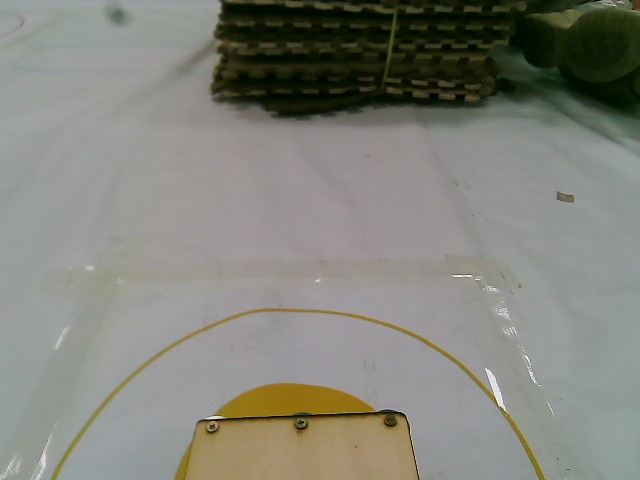
#> input picture assets/ch3_yellow_servo0_reference.jpg, 640 x 480 px
$ python review_task_boards.py ../assets --output out
#> lines starting #> are read from the running program, lines starting #| are printed output that depends on the picture; after the words box and inside, x2 and y2 are one past the last pixel; in counts of white or black regions, pixels touching at a corner belong together
#> in main, frame is the input picture: shape (480, 640, 3); mean B, G, R 122.8, 131.3, 130.6
### code/components/task_board_reader.py
#!/usr/bin/env python3
"""RoboCup task-board reader: OpenCV rectification + lightweight Chinese OCR.

Designed for Cooper3516833584/car_for_robocup.  The module deliberately owns
only camera/image perception.  It does not command the drive base and does not
know mission strategy.

Production intent:
- The car turns to face the board after the referee starts the round.
- A short burst of frames is passed to TaskBoardReader.
- Only a validated {red, blue, green} result whose sum is 4 is accepted.
- A failed read is an explicit failure; never silently default to 2/1/1.

The OCR dependency is imported lazily so the rest of the repository and unit
tests remain importable on machines without RapidOCR/ONNX Runtime.
"""

from __future__ import annotations

from collections import defaultdict
from dataclasses import dataclass
from itertools import islice
from pathlib import Path
import json
import math
import re
import sys
import unicodedata
from typing import Iterable, Protocol, Sequence

import numpy as np

try:
    import cv2  # type: ignore
except ImportError:  # pragma: no cover - exercised on minimal dev machines
    cv2 = None  # type: ignore


ColorName = str
Quad = tuple[
    tuple[float, float],
    tuple[float, float],
    tuple[float, float],
    tuple[float, float],
]


@dataclass(frozen=True, slots=True)
class OCRToken:
    text: str
    score: float = 1.0
    box: Quad | None = None

    # [18 lines left out: functions y_center, x_center, height, not called in this run]


@dataclass(frozen=True, slots=True)
class TaskCounts:
    red: int
    blue: int
    green: int

    # [6 lines left out: function __post_init__, not called in this run]

    @property
    def total(self) -> int:
        return self.red + self.blue + self.green

    @property
    def key(self) -> tuple[int, int, int]:
        return self.red, self.blue, self.green

    def as_dict(self) -> dict[str, int]:
        return {"red": self.red, "blue": self.blue, "green": self.green}


@dataclass(frozen=True, slots=True)
class ParsedTask:
    counts: TaskCounts | None
    confidence: float
    inferred_colors: tuple[ColorName, ...] = ()
    lines: tuple[str, ...] = ()
    reason: str | None = None

    @property
    def valid(self) -> bool:
        return self.counts is not None


@dataclass(frozen=True, slots=True)
class TaskBoardResult:
    counts: TaskCounts | None
    confidence: float
    raw_lines: tuple[str, ...] = ()
    inferred_colors: tuple[ColorName, ...] = ()
    board_quad: Quad | None = None
    source: str = "none"
    reason: str | None = None
    votes: int = 1

    @property
    def valid(self) -> bool:
        return self.counts is not None

    @property
    def task(self) -> dict[str, int] | None:
        return None if self.counts is None else self.counts.as_dict()

    # [12 lines left out: function to_json_dict, not called in this run]


@dataclass(frozen=True, slots=True)
class TaskBoardConfig:
    canonical_width_px: int = 1200
    canonical_height_px: int = 520
    minimum_quad_area_ratio: float = 0.035
    maximum_quad_area_ratio: float = 0.92
    minimum_aspect_ratio: float = 1.30
    maximum_aspect_ratio: float = 3.80
    minimum_rectangularity: float = 0.68
    minimum_board_brightness: float = 120.0
    minimum_ocr_score: float = 0.45
    allow_missing_color_inference: bool = True
    full_frame_fallback: bool = True
    enhanced_ocr_retry: bool = True
    required_consensus_votes: int = 3
    maximum_frames: int = 3
    debug_directory: Path | None = None

    def __post_init__(self) -> None:
        if self.canonical_width_px < 200 or self.canonical_height_px < 120:
            raise ValueError("canonical task-board image is too small")
        if not 0.0 < self.minimum_quad_area_ratio < self.maximum_quad_area_ratio <= 1.0:
            raise ValueError("invalid task-board area ratios")
        if not 1.0 < self.minimum_aspect_ratio < self.maximum_aspect_ratio:
            raise ValueError("invalid board aspect-ratio range")
        if not 0.0 <= self.minimum_rectangularity <= 1.0:
            raise ValueError("minimum_rectangularity must be in [0, 1]")
        if not 0.0 <= self.minimum_ocr_score <= 1.0:
            raise ValueError("minimum_ocr_score must be in [0, 1]")
        if self.required_consensus_votes <= 0 or self.maximum_frames <= 0:
            raise ValueError("consensus frame limits must be positive")
        if self.required_consensus_votes > self.maximum_frames:
            raise ValueError("required votes cannot exceed maximum frames")


class OCRBackend(Protocol):
    def recognize(self, image: np.ndarray) -> Sequence[OCRToken]: ...


class RapidOCRBackend:
    """Small adapter around RapidOCR's current RapidOCROutput API.

    Current RapidOCR exposes result.txts/result.scores/result.boxes.  The
    defensive legacy branch makes the component tolerant of older tuple-style
    returns encountered on pre-existing robot images.
    """

    def __init__(self) -> None:
        self._engine = None

    def _load(self):
        if self._engine is None:
            try:
                from rapidocr import RapidOCR  # type: ignore
            except ImportError as exc:  # pragma: no cover - hardware setup path
                raise RuntimeError(
                    "RapidOCR is not installed. Install requirements-task-board.txt"
                ) from exc
            self._engine = RapidOCR()
        return self._engine

    def recognize(self, image: np.ndarray) -> Sequence[OCRToken]:
        engine = self._load()
        result = engine(image, use_cls=False)
        if result is None:
            return ()

        if hasattr(result, "txts"):
            texts = getattr(result, "txts", None)
            texts = () if texts is None else texts
            scores = getattr(result, "scores", None)
            scores = () if scores is None else scores
            boxes = getattr(result, "boxes", None)
            tokens: list[OCRToken] = []
            for index, text in enumerate(texts):
                score = float(scores[index]) if index < len(scores) else 1.0
                box = _coerce_quad(boxes[index]) if boxes is not None and index < len(boxes) else None
                tokens.append(OCRToken(str(text), score, box))
            return tokens

        # Older RapidOCR releases returned (result, elapsed).  Each result item
        # commonly looked like [box, text, score].
        payload = result[0] if isinstance(result, tuple) and result else result
        tokens = []
        if isinstance(payload, (list, tuple)):
            for item in payload:
                if not isinstance(item, (list, tuple)) or len(item) < 2:
                    continue
                box = _coerce_quad(item[0])
                text = str(item[1])
                score = float(item[2]) if len(item) >= 3 else 1.0
                tokens.append(OCRToken(text, score, box))
        return tokens


def _require_opencv() -> None:
    if cv2 is None:
        raise RuntimeError("OpenCV (cv2) is required for task-board image processing")


# [53 lines left out: functions _coerce_quad, order_quad, warp_task_board, _quad_metrics, not called in this run]


def find_task_board_quad(image: np.ndarray, config: TaskBoardConfig = TaskBoardConfig()) -> np.ndarray | None:
    """Locate a likely white landscape KT-board quadrilateral.

    This intentionally does not assume the exact sample-board layout.  It scores
    large bright quadrilaterals and leaves whole-frame OCR as a fallback.
    """
    _require_opencv()
    if image is None or image.ndim not in (2, 3):
        raise ValueError("image must be a grayscale or BGR numpy array")
    gray = image if image.ndim == 2 else cv2.cvtColor(image, cv2.COLOR_BGR2GRAY)
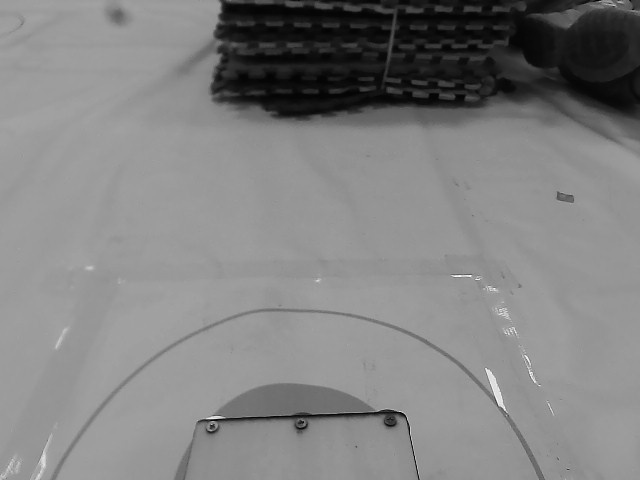
#> gray: shape (480, 640); min 1, max 253, mean 130.1
    blurred = cv2.GaussianBlur(gray, (5, 5), 0)
    edges = cv2.Canny(blurred, 45, 145)
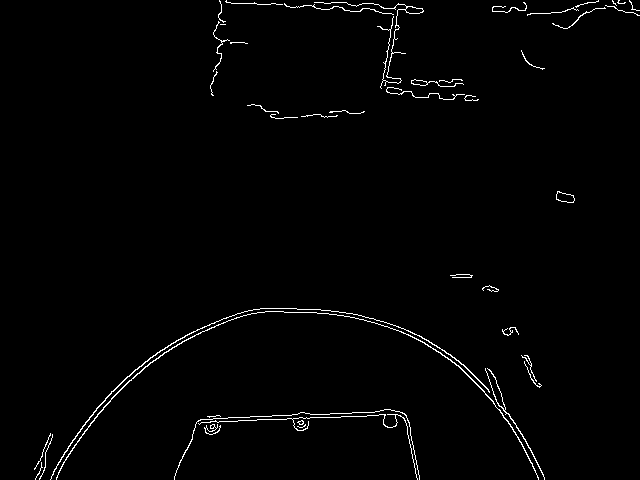
#> edges: shape (480, 640); 1.4% white in thin lines or dots
    kernel = cv2.getStructuringElement(cv2.MORPH_RECT, (5, 5))
    edges = cv2.morphologyEx(edges, cv2.MORPH_CLOSE, kernel, iterations=2)
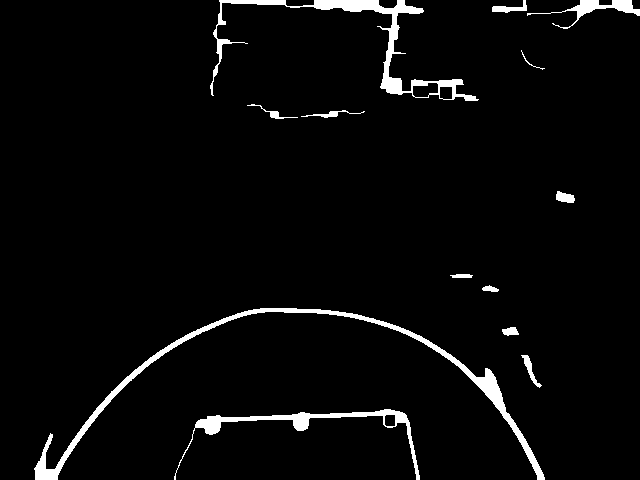
#> edges: shape (480, 640); 3.5% white; 13 white regions, largest, box (x1, y1, x2, y2) and area: (34, 308, 545, 480) 4112, (210, 0, 479, 101) 3004, (174, 409, 420, 480) 1826

    # A second contour source helps when the border is weak but the board face
    # is much brighter than its surroundings.
    _, bright = cv2.threshold(blurred, 0, 255, cv2.THRESH_BINARY + cv2.THRESH_OTSU)
#> bright: shape (480, 640); 84.3% white; 7 black regions (3 under 20 px), largest, box (x1, y1, x2, y2) and area: (211, 0, 640, 130) 47019, (199, 410, 406, 433) 1189, (629, 0, 640, 10) 101, (207, 429, 218, 434) 34
    sources = (edges, bright)
    best: tuple[float, np.ndarray] | None = None
    image_area = image.shape[0] * image.shape[1]
#> (the rest of the program and of its run is left out)
